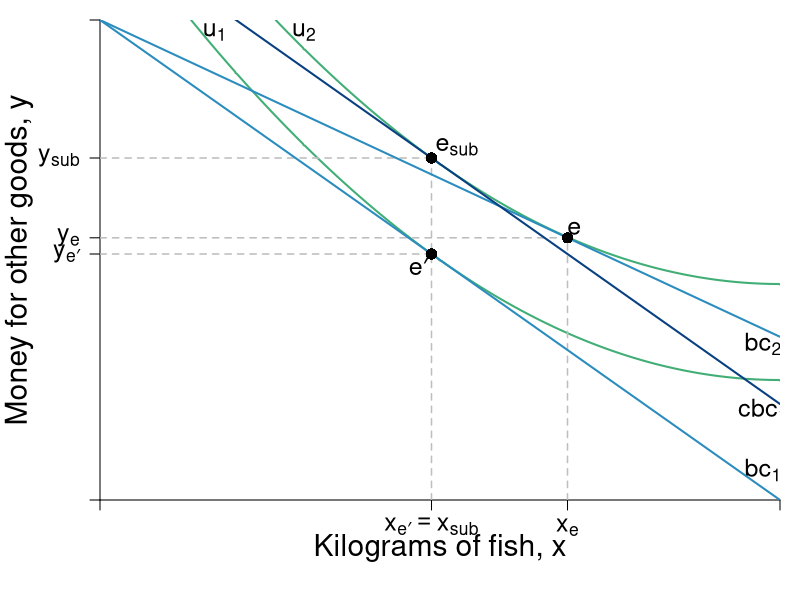

This figure's R source:
#Graph Designer: Simon Halliday + Scott Cohn
#Authors: Bowles and Halliday
#Title: Coordination, Conflict and Competition: A Text in Microeconomics

library(shape)
pdf(file = "indmarketdemand/decomposition_qql.pdf", width = 8, height = 8)

#Set parameters for graphics
axislabelsize <- 1.8
labelsize <- 1.5
namesize <- 1.8
annotatesize <- 1.5
graphlinewidth <- 2
segmentlinewidth <- 1.5

COL <- c("#7fc97f", "#beaed4", "#fdc086", "#ffff99", "#386cb0", "#f0027f", "#bf5b17", "#666666")
COLA <- c("#e0f3db", "#99d8c9","#66c2a4","#41ae76", "#238b45", "#005824")
COLB <- c("#c6dbef", "#4eb3d3", "#2b8cbe", "#0868ac","#084081")
COLC <- c("#fcfbfd", "#efedf5", "#dadaeb", "#bcbddc", "#9e9ac8", "#807dba", "#6a51a3", "#54278f", "#3f007d")

#Edited the margins to cater for the larger LHS labels
par(mar =  c(5, 5, 1, 1))

#Original budget constraint and pivoted budget constraint

bc1 <- function(x) {
  40 - .5*x
}

bc2 <- function(x) {
  40 - .33*x
}

#Utility functions 

uFn <- function(x, y, rmax = 1, xmax = 80) {
  y + rmax*x - (1/2)*(rmax/xmax)*x^2
}

#Compensated budget constraint parallel to bc1

cbc1 <- function(x, int = 48) {
  int - .5*x
}

#Add limits on axes and levels of utility for each indifference curve
ylims <- c(0, 40)
xlims <- c(0, 80)

npts <- 501 
x <- seq(xlims[1], xlims[2], length.out = npts)
y <- seq(ylims[1], ylims[2], length.out = npts) 

a <- c(50, 58) #alpha = 0.6

plot(0, 0, xlim = xlims, ylim = ylims, type = "n",
     xlab = expression(paste("")),
     ylab = expression(paste("")), 
     xaxt = "n", 
     yaxt = "n", 
     cex.lab = axislabelsize, 
     bty = "n", 
     xaxs="i", 
     yaxs="i"
)

#x and y limits with plain axes without ticks/numbers to match previous graph

ticksx <- c(0, 39, 55, xlims[2])
xlabels <- c(NA, expression(paste(x[e*minute]) == x[sub]), expression(paste(x[e])), NA )
ticksy <- c(0, bc1(39), bc2(55), cbc1(39), ylims[2])
ylabels <- c(NA, expression(paste(y[e*minute])), expression(paste(y[e])), expression(paste(y[sub])), NA)

axis(1,at = ticksx,  pos = 0, labels = xlabels, cex.axis = labelsize)
axis(2,at = ticksy,  pos = 0, labels = ylabels, las = 1, cex.axis = labelsize)


npts <- 500 
xx1 <- seq(xlims[1], xlims[2], length.out = npts)
xx2 <- seq(0, xlims[2], length.out = npts)
xx3 <- seq(xlims[1], 0, length.out = npts)
xx4 <- seq(-11, 0, length.out = npts)

contour(x, y, 
        outer(x, y, uFn),
        drawlabels = FALSE,
        col = COLA[4],
        lwd = graphlinewidth,
        levels = a, 
        xaxs="i", 
        yaxs="i", 
        add = TRUE)


#Axis labels
text(0.5*xlims[2], -4, expression(paste("Kilograms of fish, ", x)), xpd = TRUE, cex = axislabelsize) 
text(-9.5, 0.5*ylims[2], expression(paste("Money for other goods, y")), xpd = TRUE, cex = axislabelsize, srt = 90) 

#Label curves

text(13.5, 39, expression(u[1]), cex = labelsize)
text(24, 39, expression(u[2]), cex = labelsize)
text(78, 2.5, expression(bc[1]), cex = labelsize)
text(78, 13, expression(bc[2]), cex = labelsize)
text(78, 7.5, expression(cbc[1]), cex = labelsize)

#Label points e-sub, e, e'

text(40 + 2, cbc1(39)+.9, expression(paste(e[sub])), cex = labelsize)
segments(39, 0, 39, cbc1(x = 39), lty = 2, col = "gray", lwd = segmentlinewidth)
segments(0, cbc1(x = 39), 39, cbc1(x = 39), lty = 2, col = "gray", lwd = segmentlinewidth)


text(55 + 0.8, bc2(55) + .8, expression(paste(e)), cex = labelsize)
segments(55, 0, 55, bc2(x = 55), lty = 2, col = "gray", lwd = segmentlinewidth)
segments(0, bc2(x = 55), 55, bc2(x = 55), lty = 2, col = "gray", lwd = segmentlinewidth)


text(39 - 1.5, bc1(39) - 1, expression(paste(e*minute)), cex = labelsize)
segments(0, bc1(x = 39), 39, bc1(x = 39), lty = 2, col = "gray", lwd = segmentlinewidth)


#Label y-sub,x-sub,etc. on axes

#text(37.5, -.9, expression(paste(x[sub])), xpd = TRUE, cex = labelsize)
#text(40.8, -.9, expression(paste(x[e*minute])),  xpd = TRUE,  cex = labelsize)
#text(56.9, -.9, expression(paste(x[e])),  xpd = TRUE, cex = labelsize)


#text(-2, cbc1(39), expression(paste(y[sub])), xpd = TRUE, cex = labelsize)
#text(-1.8, bc1(39)+.5, expression(paste(y[e*minute])),  xpd = TRUE,  cex = labelsize)
#text(-2.1, bc1(39)-1, expression(paste(y[e])),  xpd = TRUE, cex = labelsize)

lines(xx1, bc1(xx1), col = COLB[3], lwd = graphlinewidth)
lines(xx1, bc2(xx1), col = COLB[3], lwd = graphlinewidth)
lines(xx1, cbc1(xx1), col = COLB[5], lwd = graphlinewidth)

points(39, cbc1(x = 39), pch = 16, col = "black", cex = 1.5)
points(55, bc2(x = 55), pch = 16, col = "black", cex = 1.5)
points(39, bc1(x = 39), pch = 16, col = "black", cex = 1.5)

dev.off()
